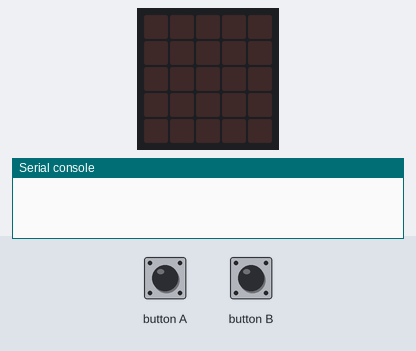
Bench run of a program on a simulated BBC micro:bit running MicroPython. Shown: the board's 5×5 LED display, the last lines printed to the serial console. The inputs (shaded band) are chosen by the test bench.

Above: at 1.2 s.
1.3 s: button A pressed for 2.35 s
At 2.7 s:
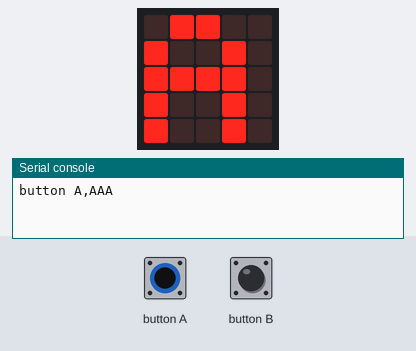
5.5 s: button B pressed for 2.35 s
At 7.0 s:
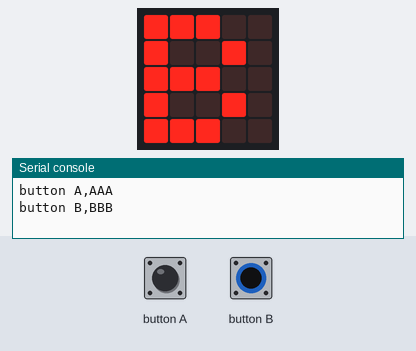
9.5 s: button A driven LOW and button B driven LOW
12.2 s: button B released
At 14.4 s:
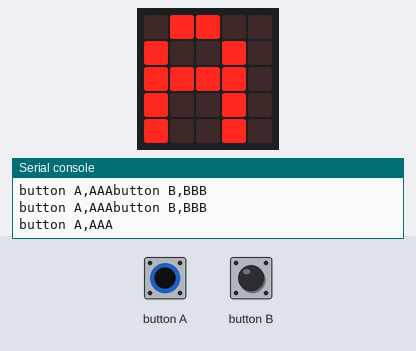
15.5 s: button B held down
At 17.2 s:
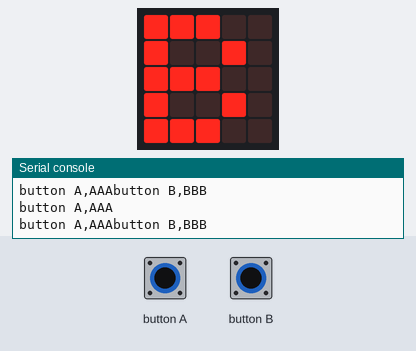
Timing chart, 0 to 18.7 s (numbered marks = the images above; inputs shaded):
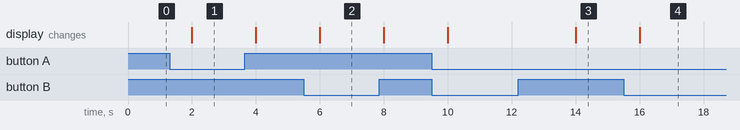

The program:

uart-loopback.py
```python
from microbit import *

# If tx and rx are not specified then the internal USB-UART TX/RX pins are used
# which connect to the USB serial converter on the micro:bit, thus connecting the
# UART to your PC. You can specify any other pins you want by passing the desired
# pin objects to the tx and rx parameters.

uart.init(baudrate=115200)    #
printed = False

while True:
    if button_a.is_pressed():
        display.show("A")
        print("button A", end="")
        uart.write(",AAA")
        printed = True

    if button_b.is_pressed():
        display.show("B")
        print("button B", end="")
        uart.write(",BBB")
        printed = True

    sleep(2000)
    if printed:
        display.show(" ")
        print()
        printed = False

# in REPL mode, we can see the print() output followed by uart.write() output
```

Measured:
- after the input at 1.3 s, the display: changes after 0.70 s (image 1)
- after the input at 5.5 s, the display: changes after 0.50 s (image 2)
- after the input at 12.2 s, the display: changes after 1.8 s (image 3)
- after the input at 15.5 s, the display: changes after 0.51 s (image 4)
